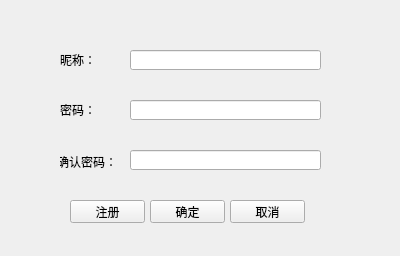
<?xml version="1.0" encoding="UTF-8"?>
<ui version="4.0">
 <class>RegisterWidget</class>
 <widget class="QWidget" name="RegisterWidget">
  <property name="geometry">
   <rect>
    <x>0</x>
    <y>0</y>
    <width>400</width>
    <height>256</height>
   </rect>
  </property>
  <property name="windowTitle">
   <string>注册</string>
  </property>
  <widget class="QLabel" name="label_2">
   <property name="geometry">
    <rect>
     <x>60</x>
     <y>50</y>
     <width>54</width>
     <height>20</height>
    </rect>
   </property>
   <property name="text">
    <string>昵称：</string>
   </property>
  </widget>
  <widget class="QLabel" name="label_3">
   <property name="geometry">
    <rect>
     <x>60</x>
     <y>100</y>
     <width>54</width>
     <height>20</height>
    </rect>
   </property>
   <property name="text">
    <string>密码：</string>
   </property>
  </widget>
  <widget class="QLineEdit" name="nicknameLineEdit">
   <property name="geometry">
    <rect>
     <x>130</x>
     <y>50</y>
     <width>191</width>
     <height>20</height>
    </rect>
   </property>
  </widget>
  <widget class="QLineEdit" name="psdLineEdit">
   <property name="geometry">
    <rect>
     <x>130</x>
     <y>100</y>
     <width>191</width>
     <height>20</height>
    </rect>
   </property>
  </widget>
  <widget class="QPushButton" name="registerButton">
   <property name="geometry">
    <rect>
     <x>70</x>
     <y>200</y>
     <width>75</width>
     <height>23</height>
    </rect>
   </property>
   <property name="text">
    <string>注册</string>
   </property>
  </widget>
  <widget class="QPushButton" name="cancleButton">
   <property name="geometry">
    <rect>
     <x>230</x>
     <y>200</y>
     <width>75</width>
     <height>23</height>
    </rect>
   </property>
   <property name="text">
    <string>取消</string>
   </property>
  </widget>
  <widget class="QLabel" name="statusLabel">
   <property name="geometry">
    <rect>
     <x>10</x>
     <y>236</y>
     <width>371</width>
     <height>16</height>
    </rect>
   </property>
   <property name="text">
    <string/>
   </property>
  </widget>
  <widget class="QLabel" name="sucLabel">
   <property name="geometry">
    <rect>
     <x>80</x>
     <y>70</y>
     <width>221</width>
     <height>71</height>
    </rect>
   </property>
   <property name="text">
    <string/>
   </property>
  </widget>
  <widget class="QPushButton" name="okButton">
   <property name="geometry">
    <rect>
     <x>150</x>
     <y>200</y>
     <width>75</width>
     <height>23</height>
    </rect>
   </property>
   <property name="text">
    <string>确定</string>
   </property>
  </widget>
  <widget class="QLabel" name="label">
   <property name="geometry">
    <rect>
     <x>60</x>
     <y>152</y>
     <width>54</width>
     <height>20</height>
    </rect>
   </property>
   <property name="text">
    <string>确认密码：</string>
   </property>
   <property name="alignment">
    <set>Qt::AlignCenter</set>
   </property>
  </widget>
  <widget class="QLineEdit" name="confirmLineEdit">
   <property name="geometry">
    <rect>
     <x>130</x>
     <y>150</y>
     <width>191</width>
     <height>20</height>
    </rect>
   </property>
  </widget>
 </widget>
 <resources/>
 <connections/>
</ui>
